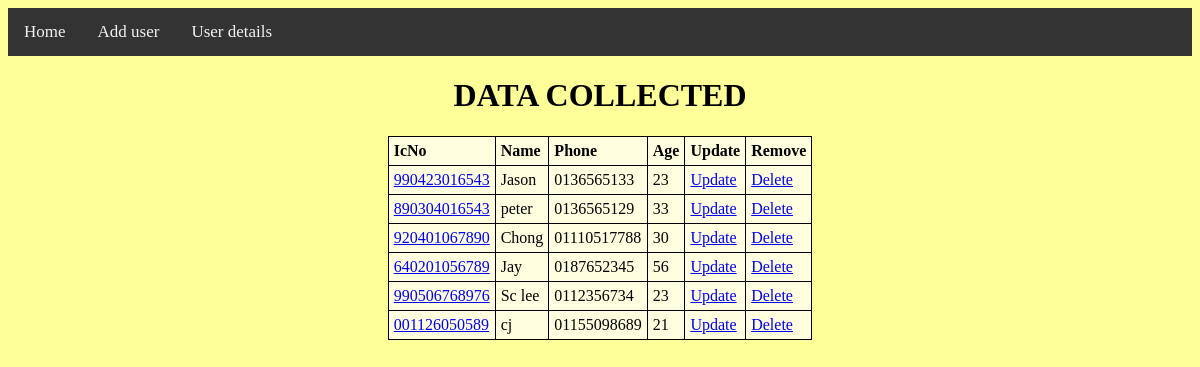
The app's page /pkob/student_data/ with its own data.
### App_Soc/models.py (models this page shows, shortened)
class Question(models.Model):
    name_text = models.CharField(max_length=200)
    ic_text = models.CharField(max_length=200, primary_key=True)
    phone_text = models.CharField(max_length=200)
    income = models.IntegerField(verbose_name='Income')
    address1 = models.CharField(max_length=100, verbose_name='Alamat 1')
    address2 = models.CharField(max_length=100, verbose_name='Alamat 2')
    city = models.CharField(max_length=20, verbose_name='Bandar')
    mukim = models.CharField(max_length=20, verbose_name='Mukim')
    parlimen = models.CharField(max_length=20, verbose_name='Parlimen')
    state = models.CharField(max_length=20, verbose_name='Negeri')
    poskod = models.IntegerField(verbose_name='Poskod')
    pub_date = models.DateTimeField(auto_now=True)
    def calculate_age(self):
        birthday = self.ic_text[:6]
        date_time_obj = datetime.strptime(birthday, '%y%m%d')
        if date_time_obj > datetime.now():
            date_time_obj -= timedelta(weeks=5124, days=2)
        age = datetime.now() - date_time_obj
        ageYears = int(age.days / 365)
        return ageYears

### App_Soc/views.py (the view)
# urls.py: path('student_data/', views.index, name='data'),
def index(request):
    latest_post_list = Question.objects.all()
    context = {'latest_post_list': latest_post_list}
    return render(request, 'App_Soc/reportregisterdata.html', context)

### App_Soc/templates/App_Soc/reportregisterdata.html (shortened to what this page needs)
<!DOCTYPE html>
<html lang="en">
<head>
</head>
<body style="background-color:rgb(255, 255, 153);">
<div class="topnav">
  <a  href="{% url 'home' %}">Home</a>
  <a href="{% url 'form' %}">Add user</a>
  <a href="#userdetail">User details</a>
</div>
<h1>DATA COLLECTED</h1>
<table class="center">
        <tr>
        <th>IcNo</th>
        <th>Name</th>
        <th>Phone</th>
        <th>Age</th>
        <th>Update</th>
        <th>Remove</th>
    </tr>
    {% for post in latest_post_list %}
     <tr>
        <td><a href="{% url 'customer_detail' post.ic_text %}">{{ post.ic_text }}</a></td>
        <td>{{ post.name_text }}</td>
        <td>{{ post.phone_text }}</td>
        <td>{{ post.calculate_age }}</td>
        <td><a class="btn btn-sm btn-info" href="{% url 'update_order' post.ic_text %}">Update</a></td>
        <td><a class="btn btn-sm btn-danger" href="{% url 'delete_order' post.ic_text %}">Delete</a></td>
         </tr>
    {% endfor %}
</table>
</body>
</html>

### App_Soc/templates/App_Soc/reportregisterdata.html (style rules this page uses)
table,th,td { border:1px solid black; }
.topnav { background-color: #333; overflow: hidden; }
.topnav a { float: left; color: #f2f2f2; text-align: center; padding: 14px 16px; text-decoration: none; font-size: 17px; }
table, th, td { border: 1px solid black; border-collapse: collapse; }
th, td { padding: 5px; text-align: left; }
h1 { text-align: center; }
.center { margin-left: auto; margin-right: auto; }
table { background-color:#FFFFE0; }

### records on screen
Question: ic_text "990423016543", name_text "Jason", phone_text "0136565133", calculate_age "23"
Question: ic_text "890304016543", name_text "peter", phone_text "0136565129", calculate_age "33"
Question: ic_text "920401067890", name_text "Chong", phone_text "01110517788", calculate_age "30"
Question: ic_text "640201056789", name_text "Jay", phone_text "0187652345", calculate_age "56"
Question: ic_text "990506768976", name_text "Sc lee", phone_text "0112356734", calculate_age "23"
Question: ic_text "001126050589", name_text "cj", phone_text "01155098689", calculate_age "21"
